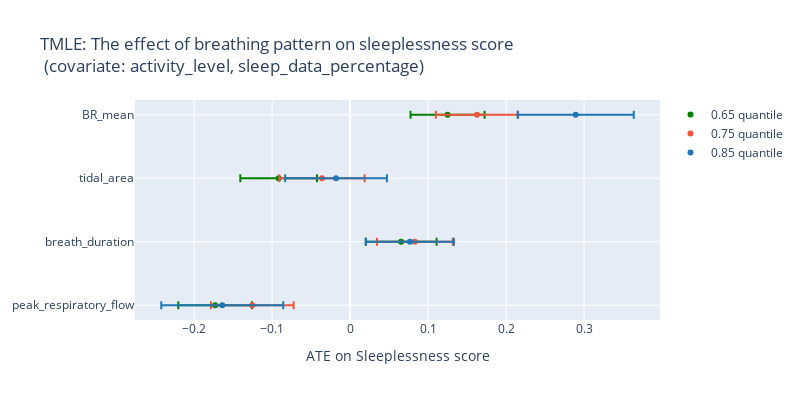

Notebook code cell kept with this figure:
### Markdown cell above
## TMLE results with sleep percentage

### Code cell
fig = go.Figure()

df = pd.read_csv(f"results/NHS/TMLE/agg/tmle_quantile0.65.csv")
fig.add_trace(go.Scatter(x=df.V2, y=df.V1, mode='markers', error_x=dict(array=df.V3), name="0.65 quantile", line_color='green'))
df = pd.read_csv(f"results/NHS/TMLE/agg/tmle_quantile0.75.csv")
fig.add_trace(go.Scatter(x=df.V2, y=df.V1, mode='markers', error_x=dict(array=df.V3), name="0.75 quantile"))
df = pd.read_csv(f"results/NHS/TMLE/agg/tmle_quantile0.85.csv")
fig.add_trace(go.Scatter(x=df.V2, y=df.V1, mode='markers', error_x=dict(array=df.V3), name="0.85 quantile", line_color='#1f77b4'))

fig['layout']['yaxis']['autorange'] = "reversed"
fig.update_layout(
    title=f"TMLE: The effect of breathing pattern on sleeplessness score <br> (covariate: activity_level, sleep_data_percentage)",
    xaxis_title="ATE on Sleeplessness score",
    autosize=False,
    width=800,
    height=400,
)
fig.show()

### Figure 1 — Plotly figure (JSON) as saved in the notebook; plotly's stock layout.template omitted (floating-point values rounded to 4 significant figures)
{"data": [{"error_x": {"array": [0.04746, 0.04914, 0.04548, 0.04724]}, "line": {"color": "green"}, "mode": "markers", "name": "0.65 quantile", "type": "scatter", "x": [0.125, -0.0916, 0.06543, -0.173], "y": ["BR_mean", "tidal_area", "breath_duration", "peak_respiratory_flow"]}, {"error_x": {"array": [0.05275, 0.05463, 0.04858, 0.053]}, "mode": "markers", "name": "0.75 quantile", "type": "scatter", "x": [0.1627, -0.036, 0.08304, -0.1254], "y": ["BR_mean", "tidal_area", "breath_duration", "peak_respiratory_flow"]}, {"error_x": {"array": [0.07447, 0.06526, 0.05632, 0.0782]}, "line": {"color": "#1f77b4"}, "mode": "markers", "name": "0.85 quantile", "type": "scatter", "x": [0.2892, -0.01803, 0.07678, -0.1639], "y": ["BR_mean", "tidal_area", "breath_duration", "peak_respiratory_flow"]}], "layout": {"autosize": false, "height": 400, "title": {"text": "TMLE: The effect of breathing pattern on sleeplessness score <br> (covariate: activity_level, sleep_data_percentage)"}, "width": 800, "xaxis": {"autorange": true, "range": [-0.2758, 0.3974], "title": {"text": "ATE on Sleeplessness score"}, "type": "linear"}, "yaxis": {"autorange": true, "range": [3.232, -0.2323], "type": "category"}}}
